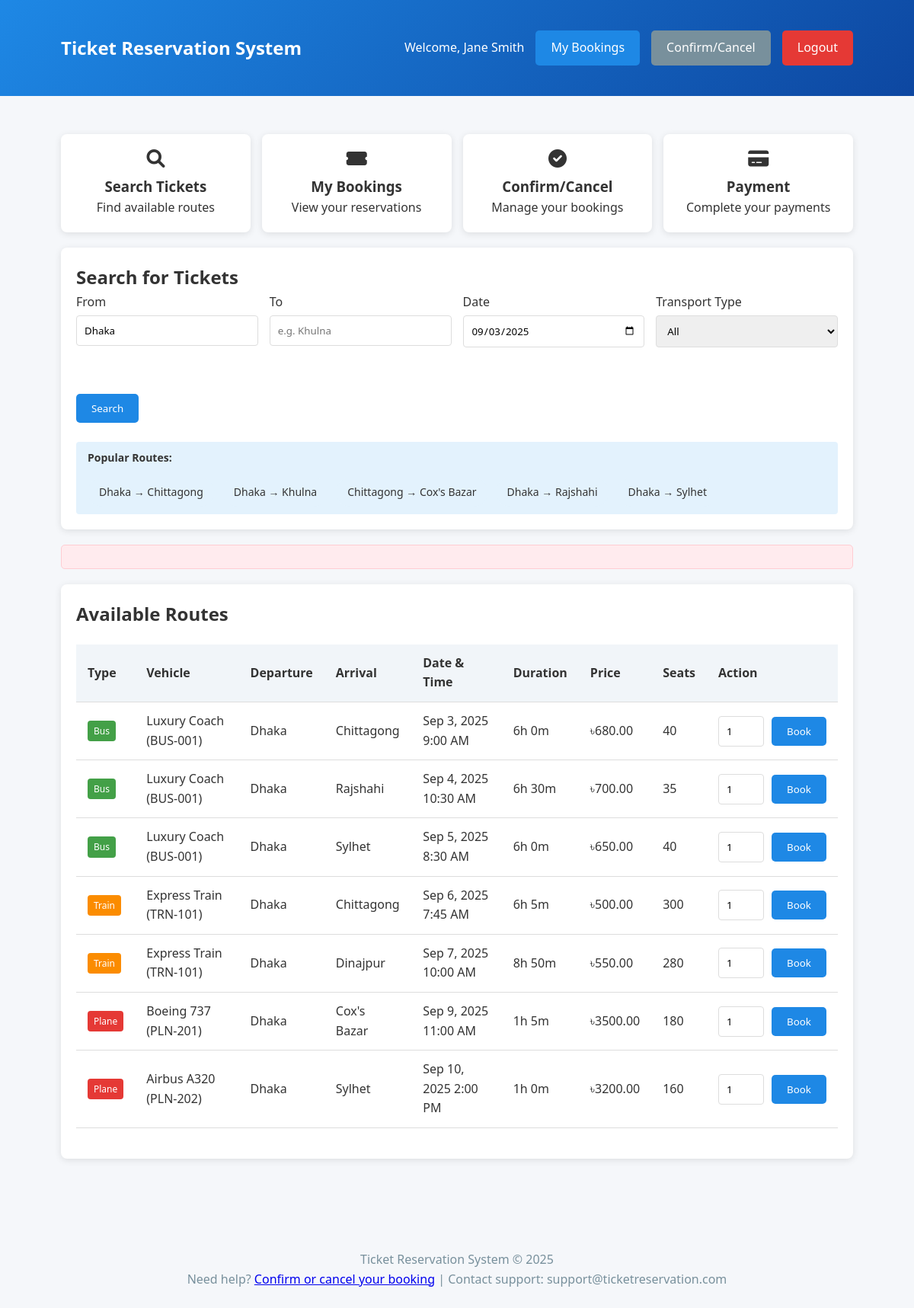
Page /index.php?departure=Dhaka (signed in) on the committed database.
### tables this page shows
CREATE TABLE routes (
    route_id INT AUTO_INCREMENT PRIMARY KEY,
    vehicle_id INT NOT NULL,
    departure_city VARCHAR(100) NOT NULL,
    arrival_city VARCHAR(100) NOT NULL,
    departure_datetime DATETIME NOT NULL,
    arrival_datetime DATETIME NOT NULL,
    price DECIMAL(10,2) NOT NULL,
    available_seats INT NOT NULL,
    FOREIGN KEY (vehicle_id) REFERENCES vehicles(vehicle_id)
);

CREATE TABLE transport_types (
    type_id INT AUTO_INCREMENT PRIMARY KEY,
    name VARCHAR(20) NOT NULL UNIQUE
);

CREATE TABLE vehicles (
    vehicle_id INT AUTO_INCREMENT PRIMARY KEY,
    type_id INT NOT NULL,
    number VARCHAR(50) NOT NULL,
    name VARCHAR(100) NOT NULL,
    capacity INT NOT NULL,
    facilities TEXT,
    FOREIGN KEY (type_id) REFERENCES transport_types(type_id)
);

### index.php (the view, shortened to what this page needs)
<?php
include 'db_connect.php';
$auth_error = '';
$results = [];
$error = '';
if (isset($_SESSION['user_id'])) {
    if (isset($_GET['departure']) || isset($_GET['arrival'])) {
        $departure = trim($_GET['departure'] ?? '');
        $arrival = trim($_GET['arrival'] ?? '');
        $sql = "SELECT r.*, v.name as vehicle_name, v.number as vehicle_number, t.name as transport_type
                FROM routes r
                JOIN vehicles v ON r.vehicle_id = v.vehicle_id
                JOIN transport_types t ON v.type_id = t.type_id
                WHERE (r.departure_city LIKE ? OR r.departure_city LIKE ?)
                AND (r.arrival_city LIKE ? OR r.arrival_city LIKE ?)";
        $sql .= " AND r.available_seats > 0 ORDER BY r.departure_datetime";
        $stmt = $conn->prepare($sql);
        $departure_pattern1 = "%$departure%";
        $departure_pattern2 = "%" . substr($departure, 0, 3) . "%";
        $arrival_pattern1 = "%$arrival%";
        $arrival_pattern2 = "%" . substr($arrival, 0, 3) . "%";
        $param_types = "ssss";
        $params = [$departure_pattern1, $departure_pattern2, $arrival_pattern1, $arrival_pattern2];
        $bind_params = array($param_types);
        foreach ($params as $key => $value) {
            $bind_params[] = &$params[$key];
        }
        call_user_func_array(array($stmt, 'bind_param'), $bind_params);
        $stmt->execute();
        $result = $stmt->get_result();
        $results = $result->fetch_all(MYSQLI_ASSOC);
    }
}
?>
<!DOCTYPE html>
<html lang="en">
<head>
    <link rel="stylesheet" href="https://cdnjs.cloudflare.com/ajax/libs/font-awesome/6.0.0/css/all.min.css">
</head>
<body>
    <header>
        <div class="container">
            <div class="logo">Ticket Reservation System</div>
            <?php if (isset($_SESSION['user_id'])): ?>
                <div class="user-info">
                    <span>Welcome, <?php echo $_SESSION['full_name']; ?></span>
                    <a href="bookings.php" class="btn">My Bookings</a>
                    <a href="confirm_cancel.php" class="btn btn-secondary">Confirm/Cancel</a>
                    <a href="logout.php" class="btn btn-danger">Logout</a>
                </div>
            <?php else: ?>
                <div class="user-info">
                    <a href="#login" class="btn">Login</a>
                </div>
            <?php endif; ?>
        </div>
    </header>
    <div class="container">
        <?php if (!isset($_SESSION['user_id'])): ?>
            <div class="auth-container">
                <div class="auth-forms">
                    <div class="auth-form" id="login-form">
                        <h2>Login to Your Account</h2>
                        <?php if ($auth_error): ?>
                            <div class="message error"><?php echo $auth_error; ?></div>
                        <?php endif; ?>
                        <form method="POST">
                            <input type="hidden" name="login" value="1">
                            <input type="email" name="email" placeholder="Email" required>
                            <input type="password" name="password" placeholder="Password" required>
                            <button type="submit" class="btn" style="width: 100%;">Login</button>
                        </form>
                    </div>
                    <div class="auth-form" id="register-form">
                        <h2>Create New Account</h2>
                        <?php if ($auth_error): ?>
                            <div class="message error"><?php echo $auth_error; ?></div>
                        <?php endif; ?>
                        <form method="POST">
                            <input type="hidden" name="register" value="1">
                            <input type="text" name="full_name" placeholder="Full Name" required>
                            <input type="text" name="username" placeholder="Username" required>
                            <input type="email" name="email" placeholder="Email" required>
                            <input type="password" name="password" placeholder="Password" required>
                            <button type="submit" class="btn" style="width: 100%;">Register</button>
                        </form>
                    </div>
                </div>
            </div>
        <?php else: ?>
            <div class="quick-actions">
                <div class="quick-action" onclick="location.href='index.php'">
                    <i class="fas fa-search"></i>
                    <h3>Search Tickets</h3>
                    <p>Find available routes</p>
                </div>
                <div class="quick-action" onclick="location.href='bookings.php'">
                    <i class="fas fa-ticket-alt"></i>
                    <h3>My Bookings</h3>
                    <p>View your reservations</p>
                </div>
                <div class="quick-action" onclick="location.href='confirm_cancel.php'">
                    <i class="fas fa-check-circle"></i>
                    <h3>Confirm/Cancel</h3>
                    <p>Manage your bookings</p>
                </div>
                <div class="quick-action" onclick="location.href='payment.php'">
                    <i class="fas fa-credit-card"></i>
                    <h3>Payment</h3>
                    <p>Complete your payments</p>
                </div>
            </div>
            <div class="card">
                <h2>Search for Tickets</h2>
                <form method="get" action="" class="search-form">
                    <div class="form-group">
                        <label for="departure">From</label>
                        <input type="text" id="departure" name="departure" required value="<?php echo $_GET['departure'] ?? ''; ?>" placeholder="e.g. Dhaka">
                    </div>
                    <div class="form-group">
                        <label for="arrival">To</label>
                        <input type="text" id="arrival" name="arrival" required value="<?php echo $_GET['arrival'] ?? ''; ?>" placeholder="e.g. Khulna">
                    </div>
                    <div class="form-group">
                        <label for="date">Date</label>
                        <input type="date" id="date" name="date" value="<?php echo $_GET['date'] ?? date('Y-m-d'); ?>" min="<?php echo date('Y-m-d'); ?>">
                    </div>
                    <div class="form-group">
                        <label for="type">Transport Type</label>
                        <select id="type" name="type">
                            <option value="all">All</option>
                        </select>
                    </div>
                    <div class="form-group">
                        <label>&nbsp;</label>
                        <button type="submit" class="btn">Search</button>
                    </div>
                </form>
                <div class="search-tips">
                    <strong>Popular Routes:</strong>
                    <div class="popular-routes">
                        <div class="popular-route" onclick="setRoute('Dhaka', 'Chittagong')">Dhaka → Chittagong</div>
                        <div class="popular-route" onclick="setRoute('Dhaka', 'Khulna')">Dhaka → Khulna</div>
                        <div class="popular-route" onclick="setRoute('Chittagong', 'Cox\'s Bazar')">Chittagong → Cox's Bazar</div>
                        <div class="popular-route" onclick="setRoute('Dhaka', 'Rajshahi')">Dhaka → Rajshahi</div>
                        <div class="popular-route" onclick="setRoute('Dhaka', 'Sylhet')">Dhaka → Sylhet</div>
                    </div>
                </div>
            </div>
            <?php if (isset($error)): ?>
                <div class="message error"><?php echo $error; ?></div>
            <?php endif; ?>
            <?php if (isset($_GET['departure']) || isset($_GET['arrival'])): ?>
                <div class="card">
                    <h2>Available Routes</h2>
                    <?php if (count($results) > 0): ?>
                        <table>
                            <thead>
                                <tr>
                                    <th>Type</th>
                                    <th>Vehicle</th>
                                    <th>Departure</th>
                                    <th>Arrival</th>
                                    <th>Date & Time</th>
                                    <th>Duration</th>
                                    <th>Price</th>
                                    <th>Seats</th>
                                    <th>Action</th>
                                </tr>
                            </thead>
                            <tbody>
                                <?php foreach ($results as $route): ?>
                                    <tr>
                                        <td><span class="transport-badge <?php echo strtolower($route['transport_type']); ?>"><?php echo $route['transport_type']; ?></span></td>
                                        <td><?php echo $route['vehicle_name'] . ' (' . $route['vehicle_number'] . ')'; ?></td>
                                        <td><?php echo $route['departure_city']; ?></td>
                                        <td><?php echo $route['arrival_city']; ?></td>
                                        <td><?php echo date('M j, Y g:i A', strtotime($route['departure_datetime'])); ?></td>
                                        <?php
                                        $departure = new DateTime($route['departure_datetime']);
                                        $arrival = new DateTime($route['arrival_datetime']);
                                        $interval = $departure->diff($arrival);
                                        $duration = $interval->format('%hh %im');
                                        ?>
                                        <td><?php echo $duration; ?></td>
                                        <td>৳<?php echo $route['price']; ?></td>
                                        <td><?php echo $route['available_seats']; ?></td>
                                        <td>
                                            <form method="POST" class="booking-form">
                                                <input type="number" name="passengers" min="1" max="<?php echo $route['available_seats']; ?>" value="1" style="width: 60px;">
                                                <button type="submit" name="book" class="btn">Book</button>
                                            </form>
                                        </td>
                                    </tr>
                                <?php endforeach; ?>
                            </tbody>
                        </table>
                    <?php endif; ?>
                </div>
            <?php endif; ?>
        <?php endif; ?>
    </div>
    <footer>
        <div class="container">
            <p>Ticket Reservation System &copy; <?php echo date('Y'); ?></p>
            <p>Need help? <a href="confirm_cancel.php">Confirm or cancel your booking</a> | Contact support: support@ticketreservation.com</p>
        </div>
    </footer>
</body>
</html>

### index.php (style rules this page uses)
* { box-sizing: border-box; margin: 0; padding: 0; font-family: 'Segoe UI', Tahoma, Geneva, Verdana, sans-serif; }
body { background-color: #f5f7fa; color: #333; line-height: 1.6; }
.container { width: 90%; max-width: 1200px; margin: 0 auto; padding: 20px; }
header { background: linear-gradient(135deg, #1e88e5, #0d47a1); color: white; padding: 20px 0; margin-bottom: 30px; }
header .container { display: flex; justify-content: space-between; align-items: center; }
.logo { font-size: 24px; font-weight: bold; }
.user-info { display: flex; align-items: center; gap: 15px; }
.btn { display: inline-block; padding: 10px 20px; background: #1e88e5; color: white; text-decoration: none; border-radius: 5px; border: none; cursor: pointer; }
.btn-secondary { background: #78909c; }
.btn-danger { background: #e53935; }
.card { background: white; border-radius: 8px; box-shadow: 0 2px 10px rgba(0,0,0,0.1); padding: 20px; margin-bottom: 20px; }
.search-form { display: grid; grid-template-columns: repeat(auto-fit, minmax(200px, 1fr)); gap: 15px; }
.form-group { margin-bottom: 15px; }
label { display: block; margin-bottom: 5px; font-weight: 500; }
input, select { width: 100%; padding: 10px; border: 1px solid #ddd; border-radius: 4px; }
table { width: 100%; border-collapse: collapse; margin: 20px 0; }
th, td { padding: 12px 15px; text-align: left; border-bottom: 1px solid #ddd; }
th { background-color: #f1f5f9; font-weight: 600; }
.message { padding: 15px; margin: 20px 0; border-radius: 5px; }
.error { background: #ffebee; color: #c62828; border: 1px solid #ffcdd2; }
.booking-form { display: flex; gap: 10px; align-items: center; }
.transport-badge { display: inline-block; padding: 4px 8px; border-radius: 4px; color: white; font-size: 12px; }
.bus { background: #43a047; }
.train { background: #fb8c00; }
.plane { background: #e53935; }
footer { text-align: center; margin-top: 40px; padding: 20px; color: #78909c; }
.search-tips { background: #e3f2fd; padding: 10px 15px; border-radius: 4px; margin-top: 10px; font-size: 14px; }
.popular-routes { display: flex; flex-wrap: wrap; gap: 10px; margin-top: 15px; }
.popular-route { background: #e3f2fd; padding: 8px 15px; border-radius: 20px; cursor: pointer; font-size: 14px; }
.quick-actions { display: flex; gap: 15px; margin-bottom: 20px; }
.quick-action { flex: 1; background: white; padding: 20px; border-radius: 8px; box-shadow: 0 2px 10px rgba(0,0,0,0.1); text-align: center; cursor: pointer; transition: transform 0.2s; }
.quick-action i { font-size: 24px; margin-bottom: 10px; display: block; }

### rows in the picture
routes: transport_types.name "Bus", vehicle.name "Luxury Coach", vehicle.number "BUS-001", departure_city "Dhaka", arrival_city "Chittagong", departure_datetime "Sep 3, 2025 9:00 AM", duration "6h 0m", price "680.00", available_seats "40"
routes: transport_types.name "Bus", vehicle.name "Luxury Coach", vehicle.number "BUS-001", departure_city "Dhaka", arrival_city "Rajshahi", departure_datetime "Sep 4, 2025 10:30 AM", duration "6h 30m", price "700.00", available_seats "35"
routes: transport_types.name "Bus", vehicle.name "Luxury Coach", vehicle.number "BUS-001", departure_city "Dhaka", arrival_city "Sylhet", departure_datetime "Sep 5, 2025 8:30 AM", duration "6h 0m", price "650.00", available_seats "40"
routes: transport_types.name "Train", vehicle.name "Express Train", vehicle.number "TRN-101", departure_city "Dhaka", arrival_city "Chittagong", departure_datetime "Sep 6, 2025 7:45 AM", duration "6h 5m", price "500.00", available_seats "300"
routes: transport_types.name "Train", vehicle.name "Express Train", vehicle.number "TRN-101", departure_city "Dhaka", arrival_city "Dinajpur", departure_datetime "Sep 7, 2025 10:00 AM", duration "8h 50m", price "550.00", available_seats "280"
routes: transport_types.name "Plane", vehicle.name "Boeing 737", vehicle.number "PLN-201", departure_city "Dhaka", arrival_city "Cox's Bazar", departure_datetime "Sep 9, 2025 11:00 AM", duration "1h 5m", price "3500.00", available_seats "180"
routes: transport_types.name "Plane", vehicle.name "Airbus A320", vehicle.number "PLN-202", departure_city "Dhaka", arrival_city "Sylhet", departure_datetime "Sep 10, 2025 2:00 PM", duration "1h 0m", price "3200.00", available_seats "160"

### other values in the picture
$_SESSION['full_name'] "Jane Smith"
